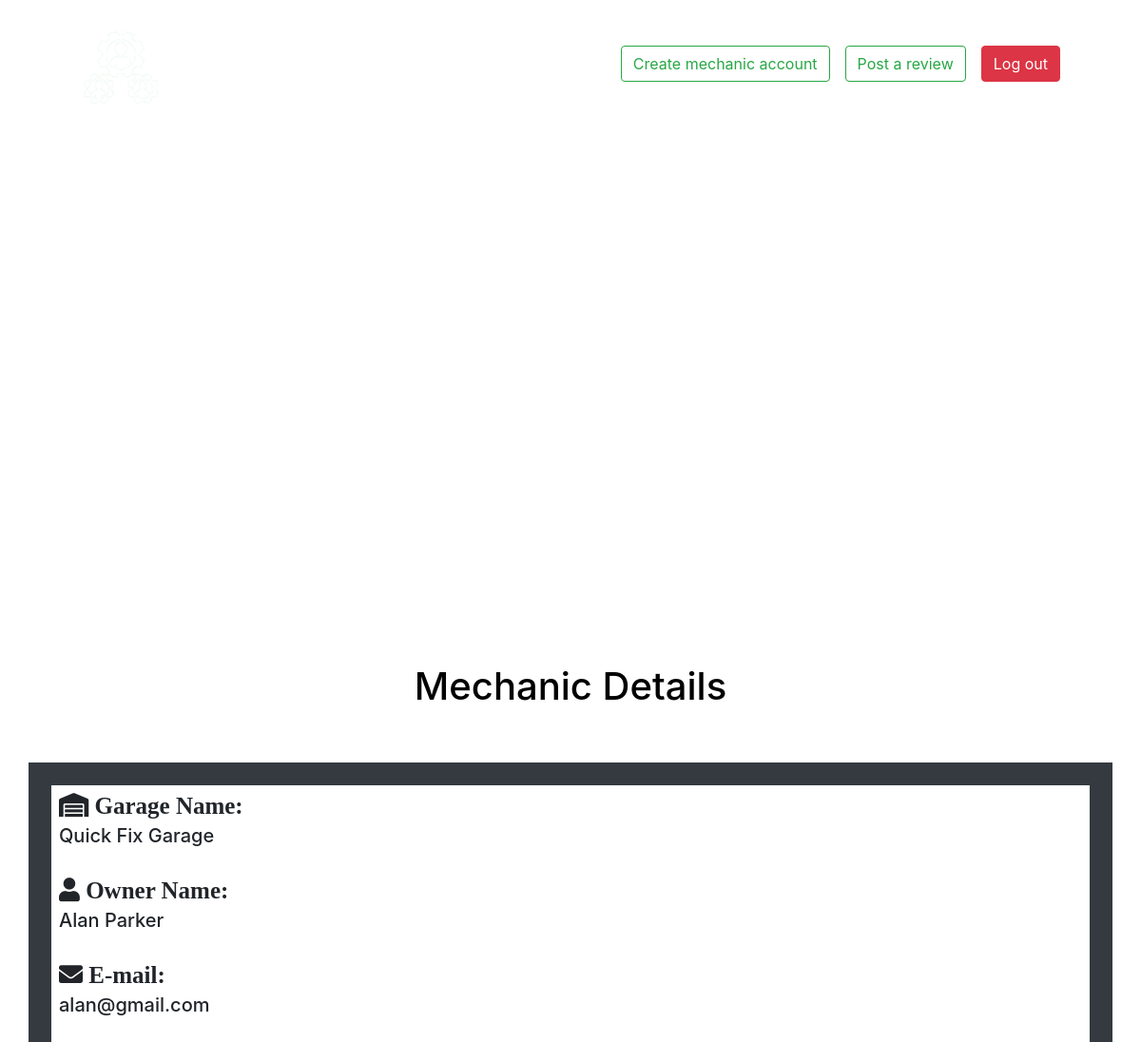
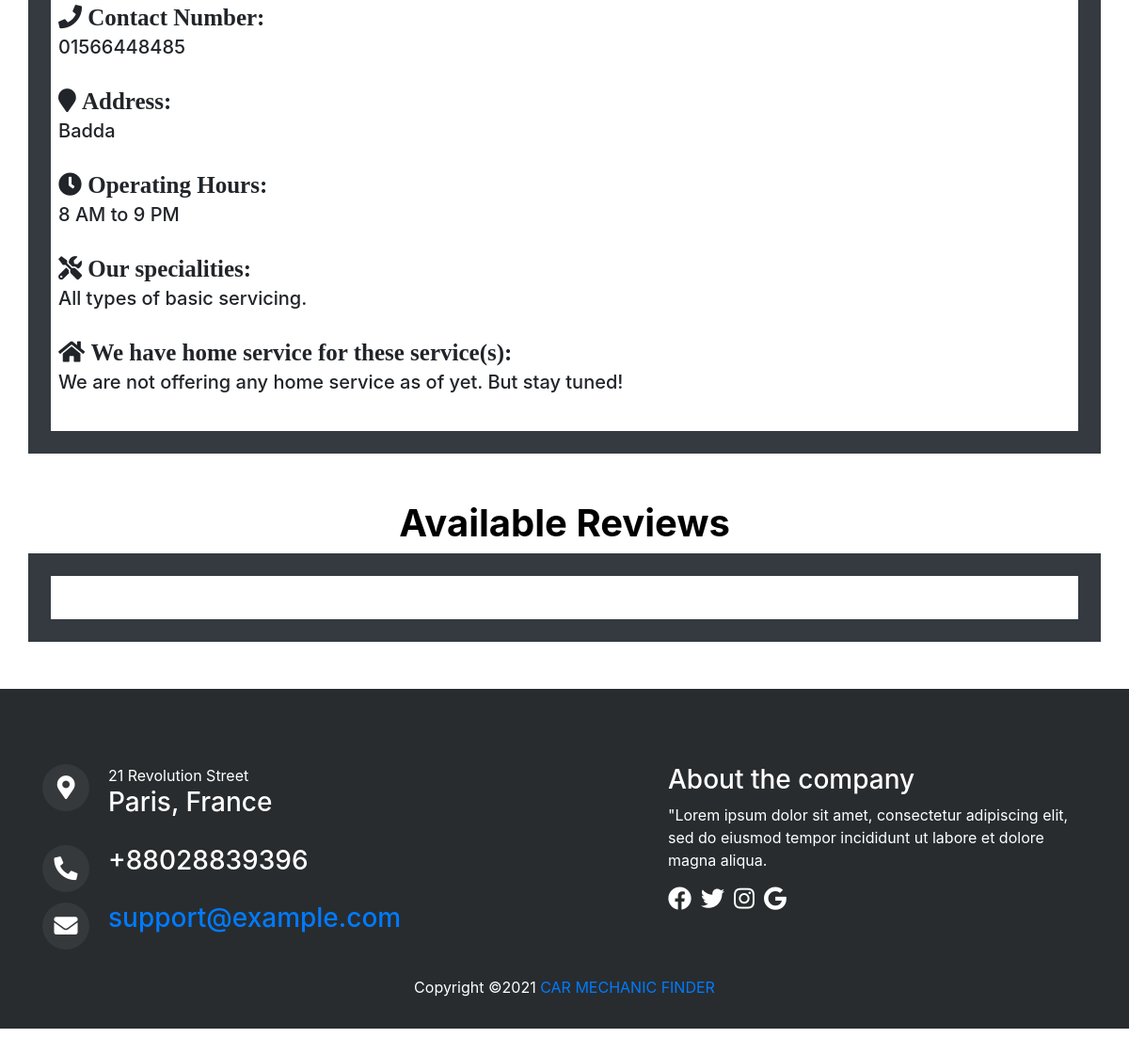
/mechanicDetails.php?id=Quick Fix Garage (signed in), run on the app's committed database (2 pictures, top to bottom).
### tables this page shows
CREATE TABLE `mechanics` (
  `id` int(11) NOT NULL,
  `ownerName` varchar(50) NOT NULL,
  `garageName` varchar(100) NOT NULL,
  `email` varchar(50) NOT NULL,
  `phone` varchar(11) NOT NULL,
  `address` varchar(200) NOT NULL,
  `operatingHours` varchar(20) NOT NULL,
  `speciality` varchar(500) NOT NULL,
  `home_services` varchar(500) DEFAULT NULL
);

### mechanicDetails.php (the view, shortened to what this page needs)
<?php
$garage_name = $_GET['id'];
?>
<!DOCTYPE html>
<html lang="en">
<head>
    <link rel="stylesheet" href="https://maxcdn.bootstrapcdn.com/bootstrap/4.0.0/css/bootstrap.min.css">
    <link rel="stylesheet" href="OtherPages/assets/css/style.css">
    <link rel="stylesheet" href="https://cdnjs.cloudflare.com/ajax/libs/font-awesome/5.15.4/css/all.min.css" />
</head>
<body>
    <header>
        <div class="container">
             <nav class="navbar navbar-light">
                <nav class="navbar navbar-expand-lg navbar-dark bg-light w-100">
                    <a class="navbar-brand" href="home.php"> <img src="OtherPages/assets/images/logo-100.png" alt=""></a>
                    <div class="collapse navbar-collapse" id="navbarSupportedContent">
                      <ul class="navbar-nav ml-auto">
                      <li class="nav-item active">
                          <a class="nav-link" href="home.php">Home <span class="sr-only">(current)</span></a>
                        </li>
                        <li class="nav-item">
                          <a class="nav-link" href="privacy&policy.php">Privacy & Policy</a>
                        </li>
                        <li class="nav-item">
                          <a class="nav-link" href="contact.php">Contact Us</a>
                        </li>
                        <li class="nav-item">
                            <a class="nav-link button" href="mechanicRegistration.php">
                            <button class="btn btn-outline-success my-2 my-sm-0 text-center m-auto w-100 ml-2" type="submit">Create mechanic account</button></a>
                        </li>
                        <li class="nav-item">
                            <a class="nav-link button" href="postReview.php">
                            <button class="btn btn-outline-success my-2 my-sm-0 text-center m-auto w-100 ml-2" type="submit">Post a review</button></a>
                        </li>
                        <li class="nav-item">
                            <a class="nav-link button" href="logout.php">
                            <button class="btn btn-danger my-2 my-sm-0 text-center m-auto w-100 ml-2" type="submit">Log out</button></a>
                        </li>
                      </ul>
                    </div>
                  </nav>
            </nav>
        </div>
    </header>
     <section id="hero">
        <video width="100%" autoplay muted loop id="myVideo">
            <source src="OtherPages/rain.mp4" type="video/mp4">
            </video>
    </section>
    <section>
        <h1 class="align-center">Mechanic Details</h1><br><br>
                <div class="container bg-dark p-4">
                    <div class="d-flex justify-content-center">
                        <div class="col-md-12 align-items-center bg-white p-2 p-top-10">
                                    <?php
                                    $conn = new mysqli("localhost", "root", "", "mechanic_finder");
                                    $query = "SELECT * FROM `mechanics` where garageName = '$garage_name'";
                                    $result = $conn->query($query);
                                    if ($result->num_rows > 0) {
                                        while ($row = $result->fetch_assoc()) {
                                            $ownerName = $row["ownerName"];
                                            $garageName = $row["garageName"];
                                            $email = $row["email"];
                                            $phone = $row["phone"];
                                            $address = $row["address"];
                                            $operatingHours = $row["operatingHours"];
                                            $speciality = $row["speciality"];
                                            $home_services = $row["home_services"];
                                    echo "<div class='descript_wrap white-bg'>
                                                    <div>
                                                        <h3 class='fa fa-warehouse'> Garage Name:</h3>
                                                        <h5>{$garageName}</h5><br>
                                                    </div>
                                                    <div>
                                                        <h3 class='fa fa-user'> Owner Name:</h3>
                                                        <h5>{$ownerName}</h5><br>
                                                    </div>
                                                    <div>
                                                        <h3 class='fa fa-envelope'> E-mail:</h3>
                                                        <h5>{$email}</h5><br>
                                                    </div>
                                                    <div>
                                                        <h3 class='fa fa-phone'> Contact Number:</h3>
                                                        <h5>{$phone}</h5><br>
                                                    </div>
                                                    <div>
                                                        <h3 class='fa fa-map-marker'> Address:</h3>
                                                        <h5>{$address}</h5><br>
                                                    </div>
                                                    <div>
                                                        <h3 class='fa fa-clock'> Operating Hours:</h3>
                                                        <h5>{$operatingHours}</h5><br>
                                                    </div>
                                                    <div>
                                                        <h3 class='fa fa-tools'> Our specialities:</h3>
                                                        <h5>{$speciality}</h5><br>
                                                    </div>
                                                    <div>
                                                        <h3 class='fa fa-home'> We have home service for these service(s):</h3>
                                                        <h5>{$home_services}</h5><br>
                                                    </div>
                                                </div>
                                            ";
                                            }
                                        }
                                    ?>
                    </div>
                </div>
            </div>
    <section>
    <h1 class="align-center font-cond-b fg-text-d lts-md fs-300 fs-300-xs no-mg" contenteditable="false">Available Reviews</h1>
            <div class="container bg-dark p-4">
                <div class="d-flex justify-content-center">
                    <div class="col-md-12 align-items-center bg-white p-2 p-top-10">
                    <div class="container">
        <div class="mgb-40 padb-30 auto-invert line-b-4 align-center">
        </div>
    </div>
                    </div>
                </div>
            </div>
    </section>
    <footer class="text-center text-lg-start">
        <div class="container">
            <div class="row top-footer">
                <div class="col-md-5">
                    <ul>
                        <li><div class="icons"><i class="fa fa-map-marker-alt"></i></div><div class="icon-text">21 Revolution Street<br><h3>Paris, France</h3></div></li>
                        <li>
                        <li><div class="icons"><i class="fa fa-phone-alt"></i></div><div class="icon-text"><h3>+88028839396</h3></div></li>
                        <li>
                        <li><div class="icons"><i class="fa fa-envelope"></i></div><div class="icon-text"><h3><a href="#">support@example.com</a></h3></div></li>
                    </ul>
                </div>
                <div class="col-md-5 offset-md-2 footer-right">
                    <h3>About the company</h3>
                    <p>"Lorem ipsum dolor sit amet, consectetur adipiscing elit, sed do eiusmod tempor incididunt ut labore et dolore magna aliqua.</p>
                    <ul>
                        <li><a href="#"><i class="fab fa-facebook"></i></a></li>
                        <li><a href="#"><i class="fab fa-twitter"></i></a></li>
                        <li><a href="#"><i class="fab fa-instagram"></i></a></li>
                        <li><a href="#"><i class="fab fa-google"></i></a></li>
                    </ul>
                </div>
            </div>
        </div>
        <div class="text-center p-3">
            <p>Copyright &copy;<script>document.write(new Date().getFullYear());</script> <a href="home.php">CAR MECHANIC FINDER</a></p>
        </div>
      </footer>
</body>
</html>

### OtherPages/assets/css/style.css (style rules this page uses)
body { margin: 0; }
header { background-color: transparent; width: 100%; position: absolute; left: 0; top: 0; z-index: 999; }
video { margin-top: -50px; }
.fa, .fab { font-size: 25px; }
h1 { color: #000!important; }
.icons { width: 50px; height: 50px; background-color: #35393C; border-radius: 50%; line-height: 50px; margin-right: 20px; float: left; }
.icon-text { overflow: hidden; text-align: left; }
.icons .fa { line-height: 50px; }
.button { margin-top: -8px; }
section { padding: 50px 0px; overflow: hidden; }
.nav-link { color: #fff!important; }
#hero { background-size: 100% 100%; height: 648px; background-repeat: no-repeat; background-position: center; padding: 0; }
.align-center { text-align: center; }
img { border: 0; }
.padb-30, .padb-30-all > * { padding-bottom: 30px; }
.mgb-40, .mgb-40-all > * { margin-bottom: 0; }
[class*="line-b"] { position: relative; border-color: #E6AF2A; }
.fg-text-d, .fg-hov-text-d:hover, .fg-active-text-d.active { color: #fff; }
.font-cond-b { font-weight: 700 !important; }
header .bg-light { background-color: transparent!important; }
footer { background-color: #282C2F; color: white; padding-top: 80px; }
footer ul { padding: 0; margin: 0; list-style: none; }
footer ul li { margin-bottom: 20px; }
footer .footer-right { text-align: left; }
footer .footer-right ul li { float: left; margin-right: 10px; }
footer .footer-right ul li a { color: white; }

### data on the page
mechanics: garageName "Quick Fix Garage", ownerName "Alan Parker", email "alan@gmail.com", phone "01566448485", address "Badda", operatingHours "8 AM to 9 PM", speciality "All types of basic servicing.", home_services "We are not offering any home service as of yet. But stay tuned!"
